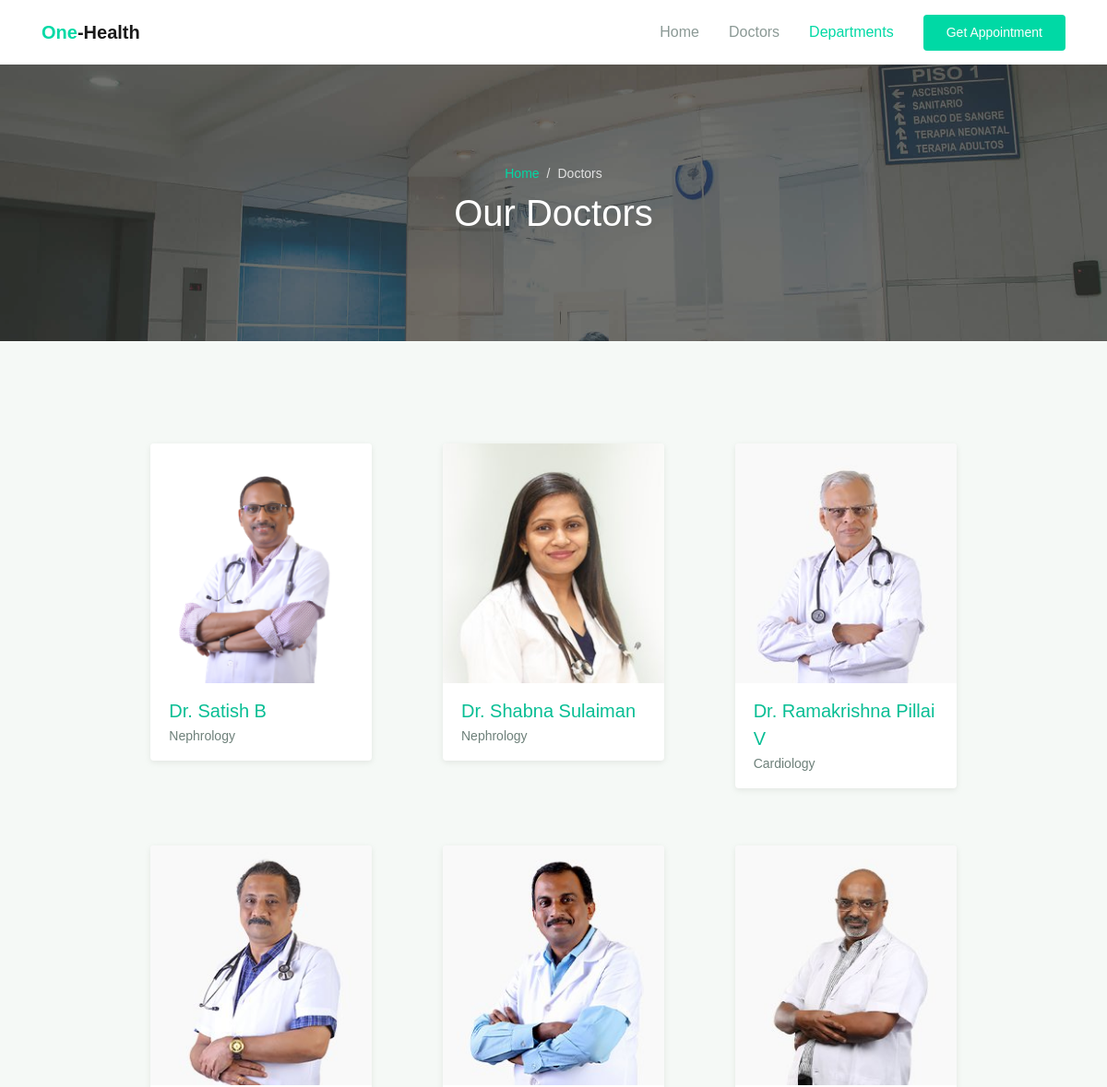
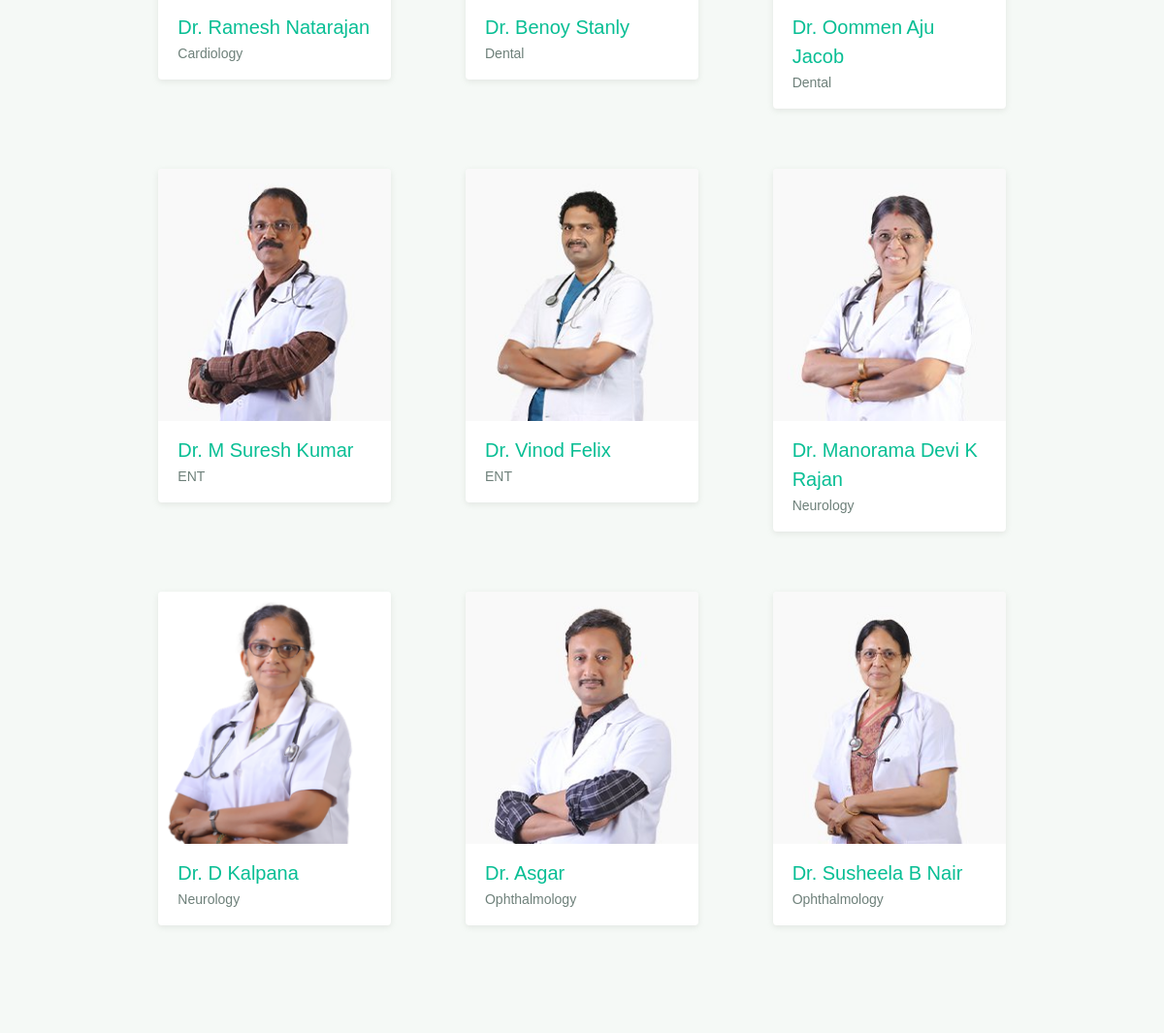
Page /dclist on the committed database (2 pictures, top to bottom).
### home/models.py (models this page shows, shortened)
class Doctor(models.Model):
    name=models.CharField(max_length=250,unique=True)
    slug=models.CharField(max_length=250,unique=True)
    desig=models.CharField(max_length=250)
    img=models.ImageField(upload_to='image')
    dept=models.ForeignKey(Deparment,on_delete=models.CASCADE)
    def get_url(self):
        return reverse('dcdetails',args=[self.dept.slug,self.slug])

class Deparment(models.Model):
    name=models.CharField(max_length=250,unique=True)
    slug=models.CharField(max_length=250, unique=True)
    img=models.ImageField(upload_to='image')
    desc=models.TextField()
    class Meta:
        ordering=('name',)
        verbose_name='department'
        verbose_name_plural='departments'
    def __str__(self):
        return '{}'.format(self.name)

### home/views.py (the view)
# urls.py: path('dclist',dc_list.as_view(),name='dctlist'),
class dc_list(generic.ListView):
    model =Doctor
    template_name = 'doctors.html'
    context_object_name = 'dt'

### templates/doctors.html (shortened to what this page needs)
{% load static %}
<!DOCTYPE html>
<html lang="en">
<head>
  <link rel="stylesheet" href="{% static 'css/maicons.css' %}">
  <link rel="stylesheet" href="{% static 'css/bootstrap.css' %}">
  <link rel="stylesheet" href="{% static 'vendor/owl-carousel/css/owl.carousel.css' %}">
  <link rel="stylesheet" href="{% static 'vendor/animate/animate.css' %}">
  <link rel="stylesheet" href="{% static 'css/theme.css' %}">
</head>
<body>
  <header>
    <nav class="navbar navbar-expand-lg navbar-light shadow-sm">
      <div class="container">
        <a class="navbar-brand" href="#"><span class="text-primary">One</span>-Health</a>
        <div class="collapse navbar-collapse" id="navbarSupport">
          <ul class="navbar-nav ml-auto">
            <li class="nav-item">
              <a class="nav-link" href="/">Home</a>
            </li>
            <li class="nav-item">
              <a class="nav-link" href="{% url 'dctlist' %}">Doctors</a>
            </li>
            <li class="nav-item active">
              <a class="nav-link" href="">Departments</a>
            </li>
            <li class="nav-item">
              <a class="btn btn-primary ml-lg-3" href="{% url 'appt'  %}">Get Appointment</a>
            </li>
          </ul>
        </div>
      </div>
    </nav>
  </header>
  <div class="page-banner overlay-dark bg-image" style="background-image: url(static/img/bg_image_1.jpg);">
    <div class="banner-section">
      <div class="container text-center wow fadeInUp">
        <nav aria-label="Breadcrumb">
          <ol class="breadcrumb breadcrumb-dark bg-transparent justify-content-center py-0 mb-2">
            <li class="breadcrumb-item"><a href="index.html">Home</a></li>
            <li class="breadcrumb-item active" aria-current="page">Doctors</li>
          </ol>
        </nav>
        <h1 class="font-weight-normal">Our Doctors</h1>
      </div>
    </div>
  </div>
  <div class="page-section bg-light">
    <div class="container">
      <div class="row justify-content-center">
        <div class="col-lg-10">
          <div class="row">
            {% for i in dt %}
            <div class="col-md-6 col-lg-4 py-3 wow zoomIn">
              <div class="card-doctor">
                <div class="header">
                  <img src="{{i.img.url}}" alt="">
                </div>
                <div class="body">
                  <a href="{{i.get_url}}"><p class="text-xl mb-0">Dr. {{i.name}}</p></a>
                  <span class="text-sm text-grey">{{i.dept}}</span>
                </div>
              </div>
            </div>
            {% endfor %}
            </div>
          </div>
        </div>
      </div>
    </div>
</body>
</html>

### static/css/theme.css (style rules this page uses)
:root { --primary: #00D9A5; --accent: #FF3D85; --secondary: #4E5AFE; --warning: #EED818; --info: #05B4E1; --danger: #FF4943; --success: #96C93D; --dark: #343531; --light: #F5F9F6; --cs: #596261; --grey: #6E807A; }
body { font-family: "Source Sans Pro", sans-serif; line-height: 1.5; color: #343531; }
a { color: #07be94; text-decoration: none; background-color: transparent; }
.text-sm { font-size: 14px !important; }
.text-xl { font-size: 20px !important; }
.bg-light { background-color: #F5F9F6 !important; }
.text-primary { color: #00D9A5 !important; }
.text-grey { color: #6E807A !important; }
.btn-primary { color: #fff; background-color: #00D9A5; border-color: transparent; }
.btn { padding: 8px 24px; }
.breadcrumb { background-color: #f8f9fa; }
.breadcrumb-dark .breadcrumb-item a { color: #00D9A5; }
.breadcrumb-dark .breadcrumb-item + .breadcrumb-item::before { display: inline-block; padding-right: 0.5rem; color: rgba(255, 255, 255, 0.8); content: "/"; }
.breadcrumb-dark .breadcrumb-item.active { color: rgba(255, 255, 255, 0.8); }
.navbar { min-height: 70px; }
.navbar-brand { font-weight: 600; padding-top: 10px; padding-bottom: 10px; }
.navbar-nav { margin-top: 10px; border-top: 1px solid #E8EEE4; flex-shrink: 0; }
.navbar-nav .nav-link { transition: all .2s ease; }
.navbar-nav .btn { font-size: 14px; }
.navbar-light .navbar-nav .nav-link { color: rgba(110, 128, 122, 0.8); }
.navbar-light .navbar-nav .show > .nav-link, .navbar-light .navbar-nav .active > .nav-link, .navbar-light .navbar-nav .nav-link.show, .navbar-light .navbar-nav .nav-link.active { font-weight: 500; color: #00D9A5; }
@media (min-width: 992px) { .navbar-expand-lg .navbar-nav { margin-top: 0; border-top: none; } }
@media (min-width: 992px) { .navbar-expand-lg .navbar-nav .nav-link { padding-right: 16px; padding-left: 16px; } }
@media (min-width: 992px) { .navbar-expand-lg .navbar-nav { align-items: center; } }
.bg-image { position: relative; background-position: center center; background-size: cover; background-repeat: no-repeat; }
.bg-image > * { position: relative; z-index: 10; }
.page-section { position: relative; padding-top: 80px; padding-bottom: 80px; overflow: hidden; }
.page-banner { position: relative; height: 300px; z-index: 10; }
.page-hero.overlay-dark::before, .page-banner.overlay-dark::before { content: ""; position: absolute; top: 0; left: 0; width: 100%; height: 100%; background: rgba(52, 53, 49, 0.7); z-index: 1; }
.page-banner .breadcrumb-item, .page-banner .breadcrumb-item a { font-size: 14px; }
.hero-section, .banner-section { position: relative; display: -ms-flexbox; display: flex; -ms-flex-align: center; align-items: center; -ms-flex-pack: center; justify-content: center; height: 100%; color: #ffffff; z-index: 10; }
.card-doctor { display: block; margin: 15px auto; width: 100%; max-width: 240px; background-color: #fff; border-radius: 4px; box-shadow: 0 2px 6px rgba(154, 159, 151, 0.2); overflow: hidden; }
.card-doctor .text-xl { font-weight: 500; }
.card-doctor .header { position: relative; width: 100%; height: 260px; overflow: hidden; }
.card-doctor .header::before { content: ''; position: absolute; top: 0; left: 0; width: 100%; height: 100%; background-color: rgba(52, 53, 49, 0.36); opacity: 0; transition: opacity .2s linear; }
.card-doctor .header img { width: 100%; }
.card-doctor .body { padding: 15px 20px; }

### rows in the picture
Doctor: img (picture), name "Satish B", dept "Nephrology"
Doctor: img (picture), name "Shabna Sulaiman", dept "Nephrology"
Doctor: img (picture), name "Ramakrishna Pillai V", dept "Cardiology"
Doctor: img (picture), name "Ramesh Natarajan", dept "Cardiology"
Doctor: img (picture), name "Benoy Stanly", dept "Dental"
Doctor: img (picture), name "Oommen Aju Jacob", dept "Dental"
Doctor: img (picture), name "M Suresh Kumar", dept "ENT"
Doctor: img (picture), name "Vinod Felix", dept "ENT"
Doctor: img (picture), name "Manorama Devi K Rajan", dept "Neurology"
Doctor: img (picture), name "D Kalpana", dept "Neurology"
Doctor: img (picture), name "Asgar", dept "Ophthalmology"
Doctor: img (picture), name "Susheela B Nair", dept "Ophthalmology"
